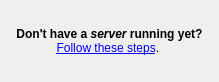
<?xml version="1.0" encoding="UTF-8"?>
<ui version="4.0">
 <class>Form</class>
 <widget class="QWidget" name="Form">
  <property name="geometry">
   <rect>
    <x>0</x>
    <y>0</y>
    <width>219</width>
    <height>82</height>
   </rect>
  </property>
  <property name="windowTitle">
   <string>Form</string>
  </property>
  <layout class="QVBoxLayout" name="verticalLayout">
   <item>
    <widget class="QLabel" name="instructionLabel">
     <property name="text">
      <string>
        &lt;b&gt;Don&apos;t have a &lt;i&gt;server&lt;/i&gt; running yet?&lt;/b&gt;&lt;br&gt;
        &lt;a href=&quot;https://www.ilastik.org/documentation/nn/nn#pre-requisites-for-running-the-workflow&quot;&gt;Follow these steps&lt;/a&gt;.
      </string>
     </property>
      <property name="textFormat">
      <enum>Qt::RichText</enum>
      </property>
      <property name="openExternalLinks">
      <bool>true</bool>
      </property>
      <property name="textInteractionFlags">
      <set>Qt::TextBrowserInteraction</set>
      </property>
     <property name="alignment">
      <set>Qt::AlignCenter</set>
     </property>
     <property name="wordWrap">
      <bool>true</bool>
     </property>
    </widget>
   </item>
  </layout>
 </widget>
 <resources/>
 <connections/>
</ui>
